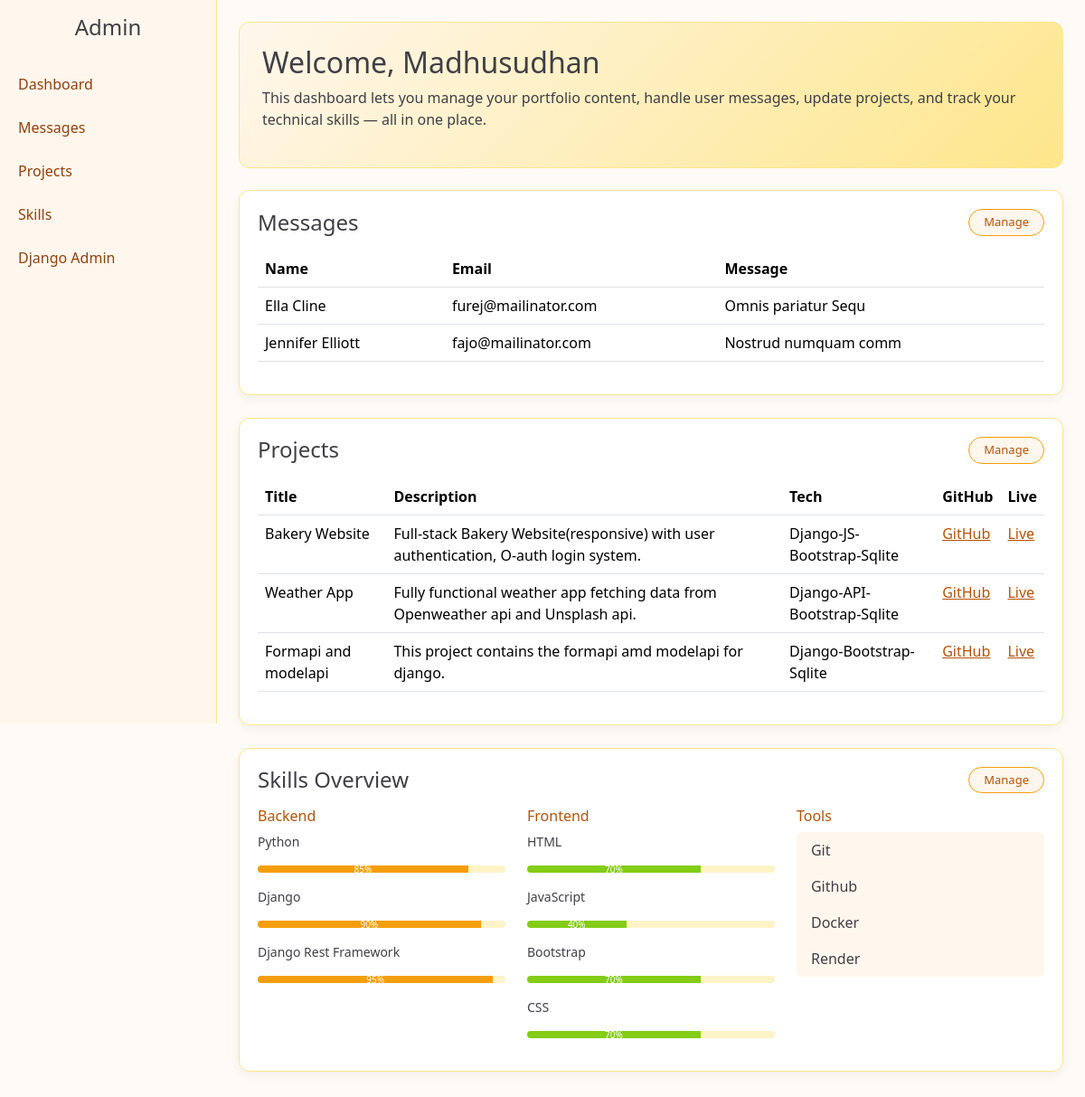
The page /contentadmin/ (signed in) on the database its author committed.
### app/models.py (models this page shows, shortened)
class Message(models.Model):
    name=models.CharField(max_length=200)
    email=models.EmailField()
    message=models.TextField()

class Projects(models.Model):
    title=models.CharField(max_length=200)
    desc=models.TextField()
    tech=models.CharField(max_length=200)
    github_link=models.TextField(null=True,blank=True)
    live_link=models.TextField(null=True,blank=True)

class Backend(models.Model):
    name=models.CharField(max_length=200)
    progress=models.IntegerField()

class Frontend(models.Model):
    name=models.CharField(max_length=200)
    progress=models.IntegerField()

class Tools(models.Model):
    name=models.CharField(max_length=200)

### app/views.py (the view, shortened to what this page needs)
# urls.py: path('contentadmin/',views.content,name='content')
@login_required(login_url='login')
def content(request):
    msg=Message.objects.all()
    project=Projects.objects.all()
    backend=Backend.objects.all()
    frontend=Frontend.objects.all()
    tools=Tools.objects.all()
    context={
        'msg':msg,
        'project':project,
        'backend':backend,
        'frontend':frontend,
        'tools':tools
    }
    return render(request,'account/content.html',context)

### app/time.py (called while the page is built)
def time(request):
    return{'date':datetime.now()}

### app/templates/account/content.html (shortened to what this page needs)
{% load static %}
<!DOCTYPE html>
<html lang="en">
<head>
    <link href="https://cdn.jsdelivr.net/npm/bootstrap@5.3.8/dist/css/bootstrap.min.css" rel="stylesheet">
    <link rel="stylesheet" href="{% static 'css/content.css' %}">
</head>
<body>
<div class="d-flex">
    <div class="sidebar">
        <h4 class="text-center py-3">Admin</h4>
        <ul>
            <li><a href="#">Dashboard</a></li>
            <li><a href="#">Messages</a></li>
            <li><a href="#">Projects</a></li>
            <li><a href="#">Skills</a></li>
            <li><a href="{% url 'admin:index' %}">Django Admin</a></li>
        </ul>
    </div>
    <div class="main-content p-4">
        <div class="admin-hero mb-4">
            <h2>Welcome, Madhusudhan</h2>
            <p>
                This dashboard lets you manage your portfolio content, handle user messages,
                update projects, and track your technical skills — all in one place.
            </p>
        </div>
        <div class="card-box">
            <div class="card-header-custom">
                <h4 class="mb-0"> Messages</h4>
                <div class="btn-wrap">
                    <a href="{% url 'admin:index' %}" class="btn-manage">
                         Manage
                    </a>
                </div>
            </div>
            <table class="table table-hover mt-3">
                <thead>
                    <tr>
                        <th>Name</th>
                        <th>Email</th>
                        <th>Message</th>
                    </tr>
                </thead>
                <tbody>
                    {% for i in msg %}
                    <tr>
                        <td>{{i.name}}</td>
                        <td>{{i.email}}</td>
                        <td>{{i.message}}</td>
                    </tr>
                    {% endfor %}
                </tbody>
            </table>
        </div>
        <div class="card-box">
            <div class="card-header-custom">
                <h4 class="mb-0"> Projects</h4>
                <div class="btn-wrap">
                    <a href="{% url 'admin:index' %}" class="btn-manage">
                         Manage
                    </a>
                </div>
            </div>
            <table class="table table-hover mt-3">
                <thead>
                    <tr>
                        <th>Title</th>
                        <th>Description</th>
                        <th>Tech</th>
                        <th>GitHub</th>
                        <th>Live</th>
                    </tr>
                </thead>
                <tbody>
                    {% for i in project %}
                    <tr>
                        <td>{{i.title}}</td>
                        <td>{{i.desc}}</td>
                        <td>{{i.tech}}</td>
                        <td><a href="{{i.github_link}}" target="_blank">GitHub</a></td>
                        <td><a href="{{i.live_link}}" target="_blank">Live</a></td>
                    </tr>
                    {% endfor %}
                </tbody>
            </table>
        </div>
        <div class="card-box">
            <div class="card-header-custom">
                <h4 class="mb-0"> Skills Overview</h4>
                <div class="btn-wrap">
                    <a href="{% url 'admin:index' %}" class="btn-manage">
                         Manage
                    </a>
                </div>
            </div>
            <div class="row mt-3">
                <div class="col-md-4">
                    <h6 class="section-title">Backend</h6>
                    {% for i in backend %}
                        <p class="skill-name">{{i.name}}</p>
                        <div class="progress mb-3">
                            <div class="progress-bar" style="width: {{i.progress}}%">
                                {{i.progress}}%
                            </div>
                        </div>
                    {% endfor %}
                </div>
                <div class="col-md-4">
                    <h6 class="section-title">Frontend</h6>
                    {% for i in frontend %}
                        <p class="skill-name">{{i.name}}</p>
                        <div class="progress mb-3">
                            <div class="progress-bar bg-success" style="width: {{i.progress}}%">
                                {{i.progress}}%
                            </div>
                        </div>
                    {% endfor %}
                </div>
                <div class="col-md-4">
                    <h6 class="section-title">Tools</h6>
                    <ul class="list-group">
                        {% for i in tools %}
                        <li class="list-group-item">
                            {{i.name}}
                        </li>
                        {% endfor %}
                    </ul>
                </div>
            </div>
        </div>
    </div>
</div>
</body>
</html>

### app/static/css/content.css (style rules this page uses)
body { margin: 0; font-family: 'Segoe UI', sans-serif; background: #fefaf6; color: #3f3f46; }
.sidebar { width: 240px; height: 100vh; background: #fff7ed; position: fixed; border-right: 1px solid #fde68a; }
.sidebar ul { list-style: none; padding: 0; }
.sidebar ul li { padding: 12px 20px; }
.sidebar ul li a { color: #92400e; text-decoration: none; display: block; transition: 0.3s; }
.main-content { margin-left: 240px; width: 100%; }
.admin-hero { background: linear-gradient(135deg, #fff7ed, #fde68a); padding: 25px; border-radius: 12px; border: 1px solid #fde68a; }
.card-box { background: #ffffff; padding: 20px; border-radius: 12px; margin-bottom: 25px; border: 1px solid #fde68a; box-shadow: 0 4px 12px rgba(0,0,0,0.05); }
.card-header-custom { display: flex; justify-content: space-between; align-items: center; gap: 12px; }
.btn-wrap { flex-shrink: 0; }
.btn-manage { display: inline-block; padding: 6px 16px; font-size: 13px; border-radius: 20px; text-decoration: none; color: #b45309; border: 1px solid #f59e0b; background: #fff7ed; white-space: nowrap; line-height: 1.2; transition: all 0.25s ease; }
.section-title { color: #b45309; }
.skill-name { font-size: 14px; }
.progress { height: 8px; background-color: #fef3c7; }
.progress-bar { background-color: #f59e0b; font-size: 10px; }
.progress-bar.bg-success { background-color: #84cc16 !important; }
.table { color: #3f3f46; }
.table thead { background: #fff7ed; }
.table a { color: #b45309; }
.list-group-item { background: #fff7ed !important; color: #3f3f46; border: none; }
.card-box { overflow-x: auto; }

### rows shown on the page
Message: name "Ella Cline", email "furej@mailinator.com", message "Omnis pariatur Sequ"
Message: name "Jennifer Elliott", email "fajo@mailinator.com", message "Nostrud numquam comm"
Projects: title "Bakery Website", desc "Full-stack Bakery Website(responsive) with user authentication, O-auth login system.", tech "Django-JS-Bootstrap-Sqlite"
Projects: title "Weather App", desc "Fully functional weather app fetching data from Openweather api and Unsplash api.", tech "Django-API-Bootstrap-Sqlite"
Projects: title "Formapi and modelapi", desc "This project contains the formapi amd modelapi for django.", tech "Django-Bootstrap-Sqlite"
Backend: name "Python", progress "85"
Backend: name "Django", progress "90"
Backend: name "Django Rest Framework", progress "95"
Frontend: name "HTML", progress "70"
Frontend: name "JavaScript", progress "40"
Frontend: name "Bootstrap", progress "70"
Frontend: name "CSS", progress "70"
Tools: name "Git"
Tools: name "Github"
Tools: name "Docker"
Tools: name "Render"
